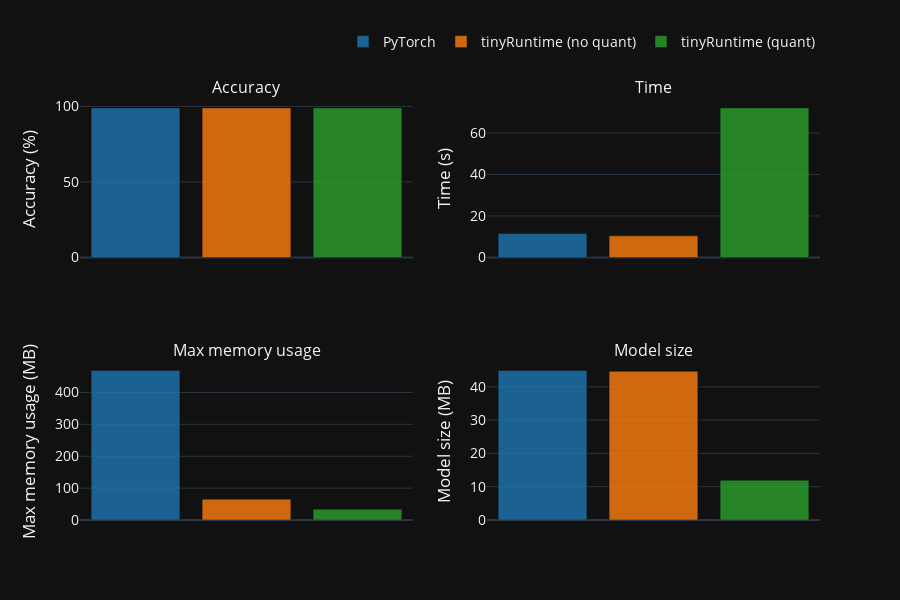

This figure's notebook cell:
### Markdown cell above
## x86

### Code cell
#| label: fig-x8
#| fig-cap: "Performance comparison on x86"

import pandas as pd
import plotly.graph_objects as go
from plotly.subplots import make_subplots
from IPython.display import display

def split_dataframe(df):
    '''Split dataframe based on Runtime (Pytorch, tinyRuntime (no quant) and tinyRuntime (quant).'''
    df_pytorch = df[df["Runtime"] == "PyTorch"]
    df_trv = df[(df["Runtime"] == "tinyRuntime") & (df["Quantization"] == False)]
    df_trq = df[(df["Runtime"] == "tinyRuntime") & (df["Quantization"] == True)]
    return df_pytorch, df_trv, df_trq

def plot_perf_comp(df, theme):
    '''Plot latest performance comparisons using Plotly.'''
    dfs = split_dataframe(df)
    
    # Create subplots using Plotly Figure Factory
    fig = make_subplots(rows=2, cols=2, subplot_titles=("Accuracy", "Time", "Max memory usage", "Model size"))

    metrics = ["Accuracy", "Time", "Max memory", "Model size"]
    colors = ['rgba(31, 119, 180, 0.8)', 'rgba(255, 127, 14, 0.8)', 'rgba(44, 160, 44, 0.8)']
    names = ["PyTorch", "tinyRuntime (no quant)", "tinyRuntime (quant)"]

    for i, metric in enumerate(metrics):
        # Retrieve values for each metric
        y_values = [df[metric].values[-1] for df in dfs]
        
        # Add trace for each runtime
        for j, name in enumerate(names):
            trace = go.Bar(x=[name], y=[y_values[j]], marker_color=colors[j], showlegend=(i == 0), name=name)
            fig.add_trace(trace, row=i // 2 + 1, col=i % 2 + 1)

    # Set layout, background color and font size, and disable legend click feature
    fig.update_layout(
        legend=dict(orientation="h", yanchor="bottom", y=1.1, xanchor="right", x=1),height=600, width=900,
        template=theme, legend_itemclick=False, legend_itemdoubleclick=False, font=dict(size=14))

    # Update axis labels
    fig.update_yaxes(title_text="Accuracy (%)", row=1, col=1)
    fig.update_yaxes(title_text="Time (s)", row=1, col=2)
    fig.update_yaxes(title_text="Max memory usage (MB)", row=2, col=1)
    fig.update_yaxes(title_text="Model size (MB)", row=2, col=2)
    fig.update_xaxes(showticklabels=False)
    # Show the plot with modebar hidden
    fig.show(config={'displayModeBar': False})

    # Create DataFrame
    data = {
        "Accuracy (%)": [df["Accuracy"].values[-1] for df in dfs],
        "Time (s)": [df["Time"].values[-1] for df in dfs],
        "Max memory usage (MB)": [df["Max memory"].values[-1] for df in dfs],
        "Model size (MB)": [df["Model size"].values[-1] for df in dfs]
    }
    df_results = pd.DataFrame(data, index=["PyTorch", "tinyRuntime (no quant)", "tinyRuntime (quant)"])
    display(df_results)

df = pd.read_csv('benchmark.csv')
df_x86 = df[df["Architecture"] == "x86_64"]
plot_perf_comp(df_x86, "plotly_dark")

### Figure 1 — Plotly figure (JSON) as saved in the notebook; plotly's stock layout.template omitted (floating-point values rounded to 4 significant figures)
{"data": [{"marker": {"color": "rgba(31, 119, 180, 0.8)"}, "name": "PyTorch", "showlegend": true, "type": "bar", "x": ["PyTorch"], "xaxis": "x", "y": [99], "yaxis": "y"}, {"marker": {"color": "rgba(255, 127, 14, 0.8)"}, "name": "tinyRuntime (no quant)", "showlegend": true, "type": "bar", "x": ["tinyRuntime (no quant)"], "xaxis": "x", "y": [99], "yaxis": "y"}, {"marker": {"color": "rgba(44, 160, 44, 0.8)"}, "name": "tinyRuntime (quant)", "showlegend": true, "type": "bar", "x": ["tinyRuntime (quant)"], "xaxis": "x", "y": [99], "yaxis": "y"}, {"marker": {"color": "rgba(31, 119, 180, 0.8)"}, "name": "PyTorch", "showlegend": false, "type": "bar", "x": ["PyTorch"], "xaxis": "x2", "y": [11.55], "yaxis": "y2"}, {"marker": {"color": "rgba(255, 127, 14, 0.8)"}, "name": "tinyRuntime (no quant)", "showlegend": false, "type": "bar", "x": ["tinyRuntime (no quant)"], "xaxis": "x2", "y": [10.45], "yaxis": "y2"}, {"marker": {"color": "rgba(44, 160, 44, 0.8)"}, "name": "tinyRuntime (quant)", "showlegend": false, "type": "bar", "x": ["tinyRuntime (quant)"], "xaxis": "x2", "y": [72.08], "yaxis": "y2"}, {"marker": {"color": "rgba(31, 119, 180, 0.8)"}, "name": "PyTorch", "showlegend": false, "type": "bar", "x": ["PyTorch"], "xaxis": "x3", "y": [469.4], "yaxis": "y3"}, {"marker": {"color": "rgba(255, 127, 14, 0.8)"}, "name": "tinyRuntime (no quant)", "showlegend": false, "type": "bar", "x": ["tinyRuntime (no quant)"], "xaxis": "x3", "y": [65.34], "yaxis": "y3"}, {"marker": {"color": "rgba(44, 160, 44, 0.8)"}, "name": "tinyRuntime (quant)", "showlegend": false, "type": "bar", "x": ["tinyRuntime (quant)"], "xaxis": "x3", "y": [33.98], "yaxis": "y3"}, {"marker": {"color": "rgba(31, 119, 180, 0.8)"}, "name": "PyTorch", "showlegend": false, "type": "bar", "x": ["PyTorch"], "xaxis": "x4", "y": [44.94], "yaxis": "y4"}, {"marker": {"color": "rgba(255, 127, 14, 0.8)"}, "name": "tinyRuntime (no quant)", "showlegend": false, "type": "bar", "x": ["tinyRuntime (no quant)"], "xaxis": "x4", "y": [44.66], "yaxis": "y4"}, {"marker": {"color": "rgba(44, 160, 44, 0.8)"}, "name": "tinyRuntime (quant)", "showlegend": false, "type": "bar", "x": ["tinyRuntime (quant)"], "xaxis": "x4", "y": [11.95], "yaxis": "y4"}], "layout": {"annotations": [{"font": {"size": 16}, "showarrow": false, "text": "Accuracy", "x": 0.225, "xanchor": "center", "xref": "paper", "y": 1, "yanchor": "bottom", "yref": "paper"}, {"font": {"size": 16}, "showarrow": false, "text": "Time", "x": 0.775, "xanchor": "center", "xref": "paper", "y": 1, "yanchor": "bottom", "yref": "paper"}, {"font": {"size": 16}, "showarrow": false, "text": "Max memory usage", "x": 0.225, "xanchor": "center", "xref": "paper", "y": 0.375, "yanchor": "bottom", "yref": "paper"}, {"font": {"size": 16}, "showarrow": false, "text": "Model size", "x": 0.775, "xanchor": "center", "xref": "paper", "y": 0.375, "yanchor": "bottom", "yref": "paper"}], "font": {"size": 14}, "height": 600, "legend": {"itemclick": false, "itemdoubleclick": false, "orientation": "h", "x": 1, "xanchor": "right", "y": 1.1, "yanchor": "bottom"}, "width": 900, "xaxis": {"anchor": "y", "autorange": true, "domain": [0, 0.45], "range": [-0.5, 2.5], "showticklabels": false, "type": "category"}, "xaxis2": {"anchor": "y2", "autorange": true, "domain": [0.55, 1], "range": [-0.5, 2.5], "showticklabels": false, "type": "category"}, "xaxis3": {"anchor": "y3", "autorange": true, "domain": [0, 0.45], "range": [-0.5, 2.5], "showticklabels": false, "type": "category"}, "xaxis4": {"anchor": "y4", "autorange": true, "domain": [0.55, 1], "range": [-0.5, 2.5], "showticklabels": false, "type": "category"}, "yaxis": {"anchor": "x", "autorange": true, "domain": [0.625, 1], "range": [0, 104.2], "title": {"text": "Accuracy (%)"}, "type": "linear"}, "yaxis2": {"anchor": "x2", "autorange": true, "domain": [0.625, 1], "range": [0, 75.88], "title": {"text": "Time (s)"}, "type": "linear"}, "yaxis3": {"anchor": "x3", "autorange": true, "domain": [0, 0.375], "range": [0, 494.1], "title": {"text": "Max memory usage (MB)"}, "type": "linear"}, "yaxis4": {"anchor": "x4", "autorange": true, "domain": [0, 0.375], "range": [0, 47.3], "title": {"text": "Model size (MB)"}, "type": "linear"}}}
